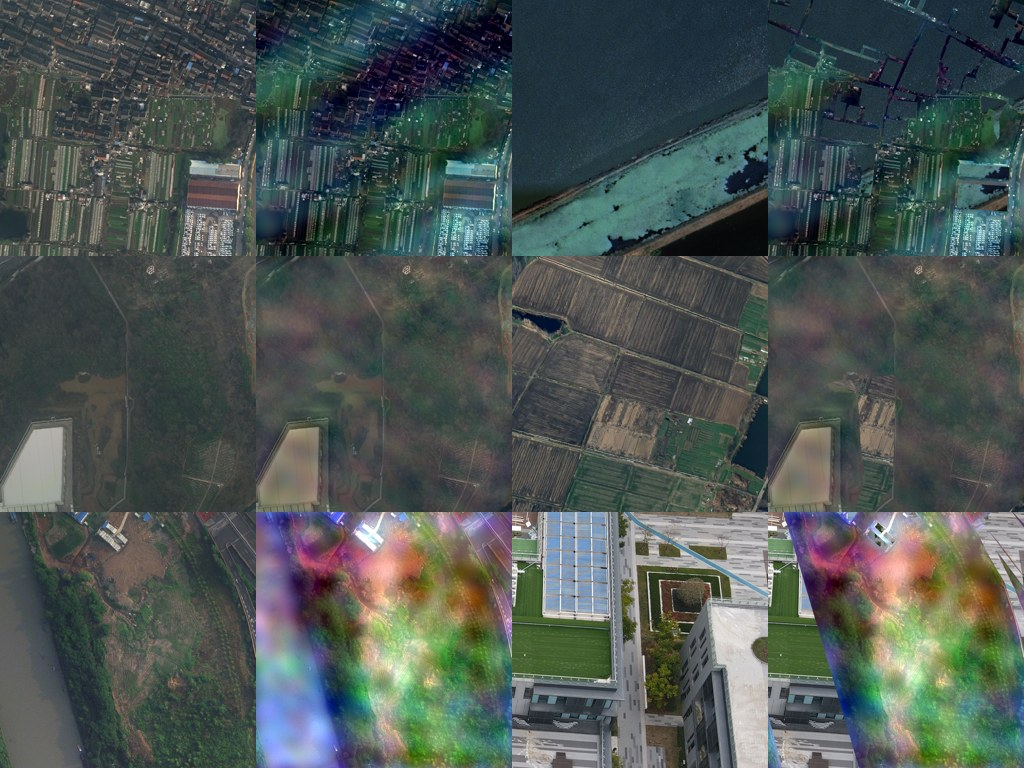

Write the Python code that produced this figure.
import sys, random
sys.path.insert(0,"/home/jhy/aic2026_claude_diag_20261029")
import mix_train as mt
from rkd_common import *
from src.label_mapping import official_to_train
rows=target_rows(); src_ids=[x.strip() for x in (SRC/"splits"/"train.txt").read_text().split() if x.strip()]
mean,std=mt.MEAN,mt.STD
tiles=[]
for k,(s,t) in enumerate([(src_ids[11],rows[2600]),(src_ids[400],rows[1800]),(src_ids[2000],rows[3100])]):
    rgb=read_rgb(mt.SOURCE_IMG/f"{s}.png"); lab=official_to_train(np.asarray(Image.open(mt.SOURCE_MSK/f"{s}.png")).copy())
    sx=normalize_to_tensor(rgb)[None]; sy=torch.from_numpy(lab.astype(np.int64))
    tx=normalize_to_tensor(read_rgb(TARGET_IMAGES/t["input_name"]))[None]
    M=mt.classmix_mask(sy,random.Random(k))[None,None]
    s01,t01=(sx*std+mean).clamp(0,1),(tx*std+mean).clamp(0,1)
    st=mt.fda(s01,t01,0.01); mix=torch.where(M,st,t01)
    for im in (s01,st,t01,mix):
        tiles.append(Image.fromarray((im[0].permute(1,2,0).numpy()*255).astype(np.uint8)).resize((256,256)))
W=Image.new("RGB",(1024,768))
for i,tl in enumerate(tiles): W.paste(tl,((i%4)*256,(i//4)*256))
W.save("/home/jhy/aic2026_claude_diag_20261029/mixviz.jpg",quality=88); print("ok")
